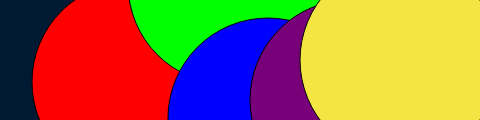
Frame 1 (no input)
Frame 60 (no input): identical to frame 1, image omitted
Frame 120 (the mouse pressed at the canvas centre since frame 60): identical to frame 1, image omitted

The p5.js sketch that drew this single still picture (run headless with seeded random() and noise() and a simulated clock; from frame 60 on, the mouse is pressed at the canvas centre):

// p5.js sketch
// ── sketch.js
function setup() {
  createCanvas(480,120);
  //noStroke();
}

function draw() {
  background(0, 26, 51);  //dark blue
  fill(255, 0, 0); // red colour
  ellipse(132, 82, 200, 200); //red circle
  fill(0, 255, 0);  //green colour
  ellipse(228, -16, 200, 200);  //green circle
  fill(0, 0, 255); // blue colour
  ellipse(268, 118, 200, 200); // green circle
  fill(120, 0, 120); // random purple colour
  ellipse(350, 100, 200, 200);
  fill(244, 229, 66); //yellow
  ellipse(400, 60, 200, 200);

}
